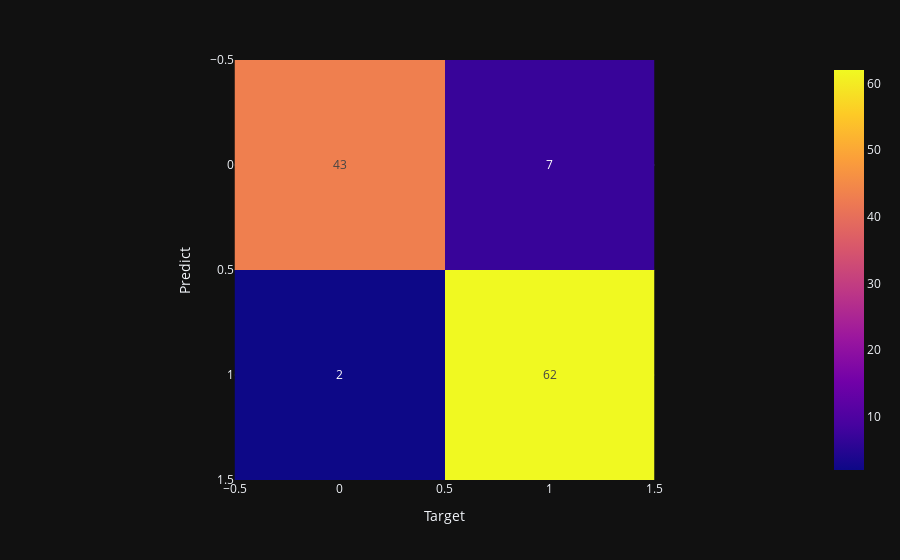

The notebook cell this image was saved under:
### Code cell
svm_preds = best_model.predict(x_test)
plt.rcParams['figure.figsize'] = (10, 10)
fig = px.imshow(confusion_matrix(y_test, svm_preds), text_auto=True)
fig.update_layout(xaxis_title = 'Target', yaxis_title = 'Predict')

### Figure 1 — Plotly figure (JSON) as saved in the notebook; plotly's stock layout.template omitted (floating-point values rounded to 4 significant figures)
{"data": [{"coloraxis": "coloraxis", "name": "0", "texttemplate": "%{z}", "z": [[43, 7], [2, 62]], "type": "heatmap", "xaxis": "x", "yaxis": "y", "hovertemplate": "x: %{x}<br>y: %{y}<br>color: %{z}<extra></extra>"}], "layout": {"xaxis": {"anchor": "y", "domain": [0.0, 1.0], "scaleanchor": "y", "constrain": "domain", "title": {"text": "Target"}}, "yaxis": {"anchor": "x", "domain": [0.0, 1.0], "autorange": "reversed", "constrain": "domain", "title": {"text": "Predict"}}, "coloraxis": {"colorscale": [[0.0, "#0d0887"], [0.1111, "#46039f"], [0.2222, "#7201a8"], [0.3333, "#9c179e"], [0.4444, "#bd3786"], [0.5556, "#d8576b"], [0.6667, "#ed7953"], [0.7778, "#fb9f3a"], [0.8889, "#fdca26"], [1.0, "#f0f921"]]}, "margin": {"t": 60}}}
